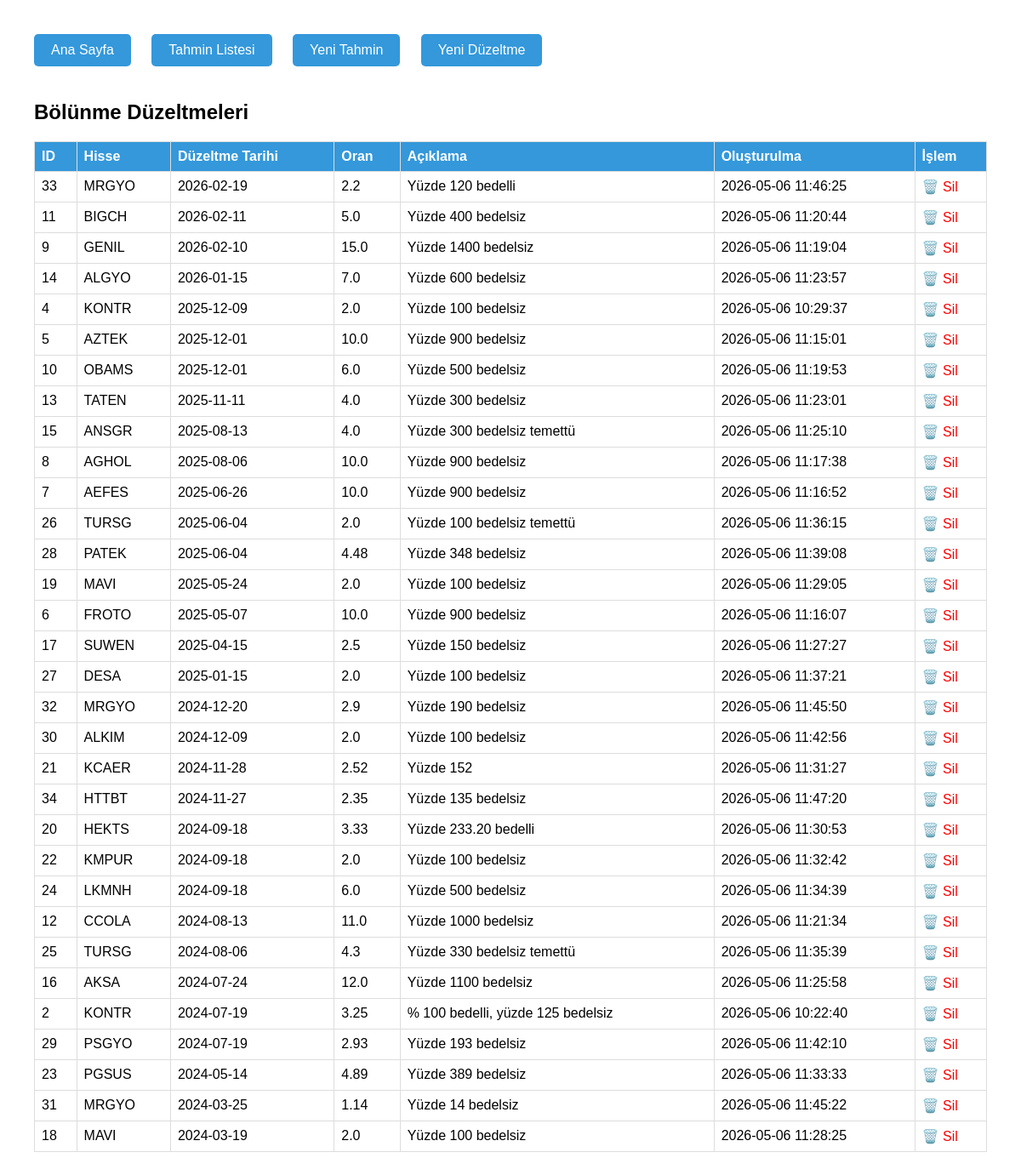
The page /adjustments on the database as committed earlier.
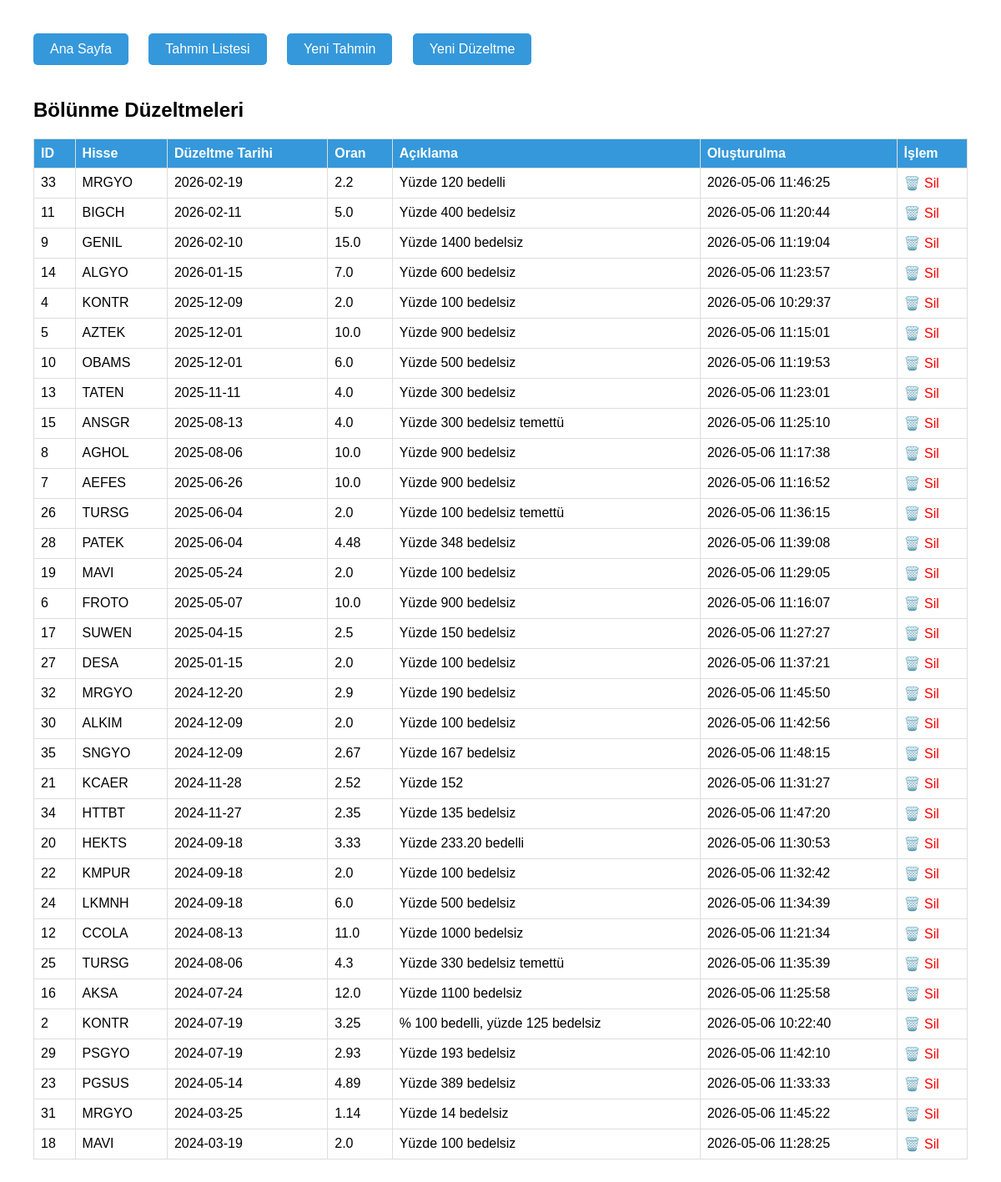
The same page on the database as committed later.
### tables this page shows
CREATE TABLE bolunme_duzeltmeleri (
            id INTEGER PRIMARY KEY AUTOINCREMENT,
            hisse_kodu TEXT NOT NULL,
            bolunme_tarihi TEXT NOT NULL,
            oran REAL NOT NULL,
            aciklama TEXT,
            created_at TIMESTAMP DEFAULT CURRENT_TIMESTAMP
        );

### admin.py (the view)
@app.route('/adjustments')
def adjustments():
    conn = get_db()
    c = conn.cursor()
    c.execute("SELECT id, hisse_kodu, bolunme_tarihi, oran, aciklama, created_at FROM bolunme_duzeltmeleri ORDER BY bolunme_tarihi DESC")
    rows = c.fetchall()
    conn.close()
    return render_template('adjustments.html', adjustments=rows, github_ok=bool(GITHUB_TOKEN))

### admin.py (called while the page is built)
def get_db():
    conn = sqlite3.connect(DB_PATH)
    return conn

### templates/adjustments.html (shortened to what this page needs)
<!DOCTYPE html>
<html>
<head>
</head>
<body>
    <div class="menu">
        <a href="/">Ana Sayfa</a>
        <a href="/list">Tahmin Listesi</a>
        <a href="/add">Yeni Tahmin</a>
        <a href="/add_adjustment">Yeni Düzeltme</a>
    </div>
    <h2>Bölünme Düzeltmeleri</h2>
    <table>
        <thead>
            <tr><th>ID</th><th>Hisse</th><th>Düzeltme Tarihi</th><th>Oran</th><th>Açıklama</th><th>Oluşturulma</th><th>İşlem</th></tr>
        </thead>
        <tbody>
            {% for adj in adjustments %}
            <tr>
                <td>{{ adj[0] }}</td>
                <td>{{ adj[1] }}</td>
                <td>{{ adj[2] }}</td>
                <td>{{ adj[3] }}</td>
                <td>{{ adj[4] }}</td>
                <td>{{ adj[5] }}</td>
                <td><a href="/delete_adjustment/{{ adj[0] }}" class="delete" onclick="return confirm('Bu düzeltmeyi silmek tüm etkilerini geri alır. Devam?')">🗑️ Sil</a></td>
            </tr>
            {% endfor %}
        </tbody>
    </table>
</body>
</html>

Rows that differ between the two databases and show on the page:
added bolunme_duzeltmeleri: id "35", hisse_kodu "SNGYO", bolunme_tarihi "2024-12-09", oran "2.67", aciklama "Yüzde 167 bedelsiz", created_at "2026-05-06 11:48:15"
